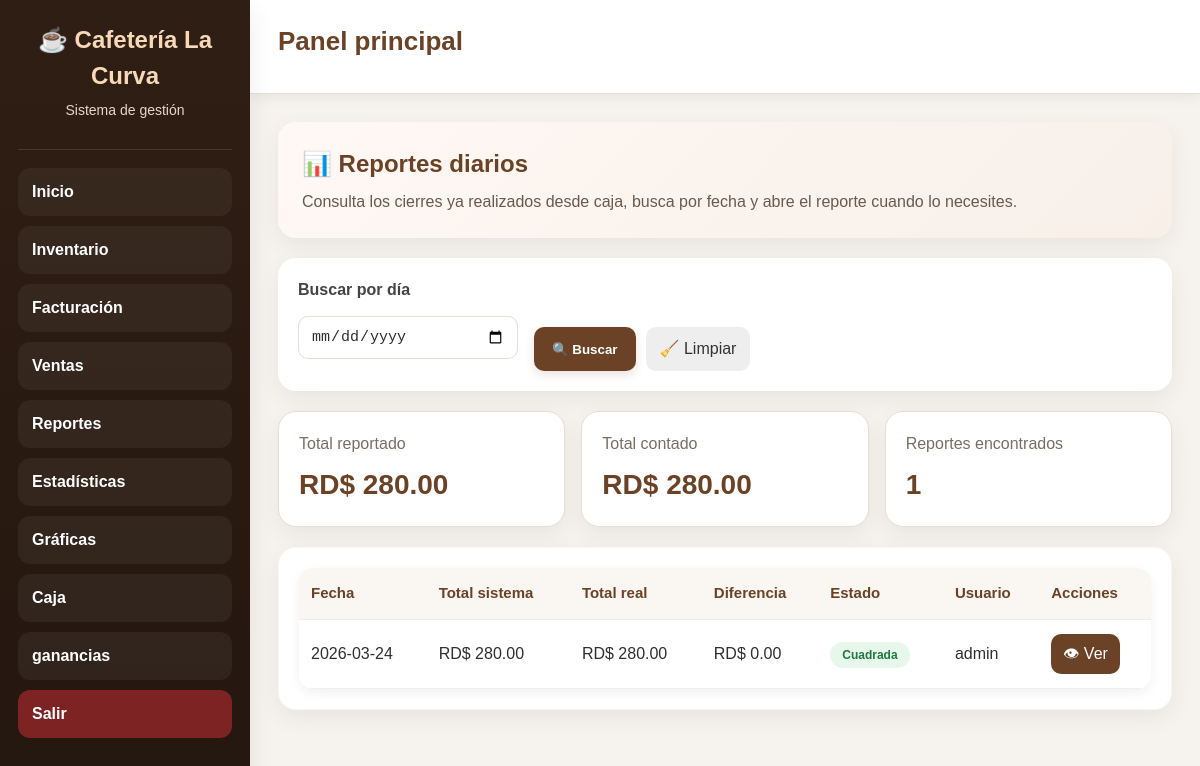
The app's page /reportes (signed in), older data.
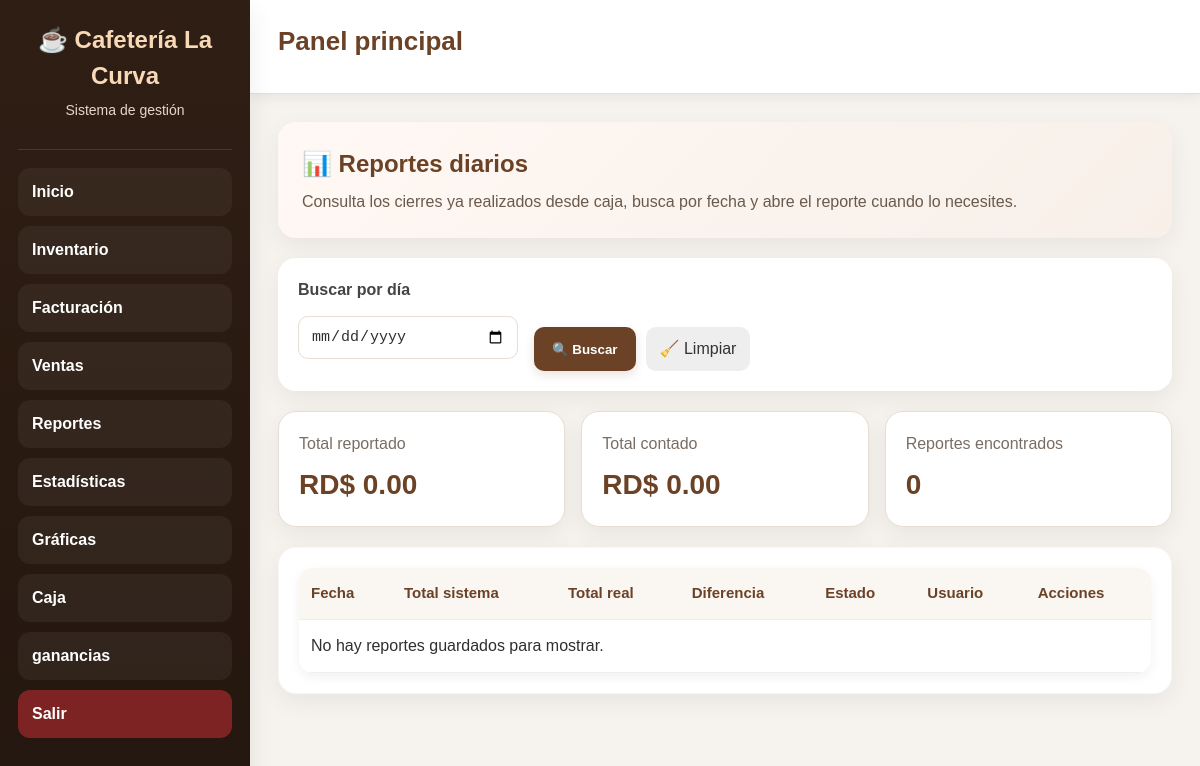
The same page, newer data.
### tables this page shows
CREATE TABLE cierres_caja(
            id INTEGER PRIMARY KEY AUTOINCREMENT,
            fecha_cierre DATE,
            total_sistema REAL,
            total_real REAL,
            diferencia REAL,
            estado TEXT,
            cant_5 INTEGER DEFAULT 0,
            cant_10 INTEGER DEFAULT 0,
            cant_25 INTEGER DEFAULT 0,
            cant_50 INTEGER DEFAULT 0,
            cant_100 INTEGER DEFAULT 0,
            cant_200 INTEGER DEFAULT 0,
            cant_500 INTEGER DEFAULT 0,
            cant_1000 INTEGER DEFAULT 0,
            cant_2000 INTEGER DEFAULT 0,
            observaciones TEXT DEFAULT '',
            usuario TEXT DEFAULT '',
            creado_en DATETIME DEFAULT CURRENT_TIMESTAMP
        );

### app.py (the view)
@app.route("/reportes", methods=["GET", "POST"])
def reportes():
    if "usuario" not in session:
        return redirect("/")
    conn = None
    try:
        conn = conectar_seguro()
        c = conn.cursor()
        fecha_buscar = request.form.get("fecha_buscar") if request.method == "POST" else request.args.get("fecha_buscar")
        query = """
            SELECT id, fecha_cierre, total_sistema, total_real, diferencia, estado, usuario, creado_en, observaciones
            FROM cierres_caja
        """
        params = []
        if fecha_buscar:
            query += " WHERE fecha_cierre = ?"
            params.append(fecha_buscar)
        query += " ORDER BY fecha_cierre DESC, creado_en DESC"
        c.execute(query, params)
        reportes = c.fetchall()
        total_reportado = sum(float(r[2] or 0) for r in reportes) if reportes else 0
        total_real = sum(float(r[3] or 0) for r in reportes) if reportes else 0
        return render_template(
            "reportes.html",
            reportes=reportes,
            fecha_buscar=fecha_buscar,
            total_reportado=total_reportado,
            total_real=total_real
        )
    except Exception as e:
        return f"Error en reportes: {e}"
    finally:
        if conn:
            conn.close()

### app.py (called while the page is built)
def conectar_seguro():
    conn = conectar()
    try:
        conn.execute("PRAGMA foreign_keys = ON")
    except Exception:
        pass
    return conn

@app.before_request
def proteger_rutas():
    if request.path.startswith("/static/"):
        return None
    rutas_libres = ["/"]
    if request.path not in rutas_libres and "usuario" not in session:
        return redirect("/")

### database.py (called while the page is built)
def conectar():
    database_url = os.getenv("DATABASE_URL")
    if database_url and psycopg2:
        conn = psycopg2.connect(database_url)
        conn.autocommit = False
        return ConnectionCompat(conn)
    conn = sqlite3.connect("cafeteria.db", timeout=30)
    conn.row_factory = sqlite3.Row
    return conn

### templates/reportes.html (shortened to what this page needs)
{% extends "base.html" %}
{% block content %}
<div class="reporte-wrap">
    <div class="reporte-header">
        <div>
            <h2>📊 Reportes diarios</h2>
            <p>Consulta los cierres ya realizados desde caja, busca por fecha y abre el reporte cuando lo necesites.</p>
        </div>
    </div>
    <div class="filtros-box">
        <form method="POST" class="filtros-form">
            <div class="campo">
                <label for="fecha_buscar">Buscar por día</label>
                <input type="date" name="fecha_buscar" id="fecha_buscar" value="{{ fecha_buscar if fecha_buscar else '' }}">
            </div>
            <div class="acciones-filtro">
                <button type="submit">🔍 Buscar</button>
                <a href="/reportes" class="btn-sec">🧹 Limpiar</a>
            </div>
        </form>
    </div>
    <div class="resumen-grid">
        <div class="resumen-card">
            <span>Total reportado</span>
            <h3>RD$ {{ "%.2f"|format(total_reportado) }}</h3>
        </div>
        <div class="resumen-card">
            <span>Total contado</span>
            <h3>RD$ {{ "%.2f"|format(total_real) }}</h3>
        </div>
        <div class="resumen-card">
            <span>Reportes encontrados</span>
            <h3>{{ reportes|length }}</h3>
        </div>
    </div>
    <div class="tabla-box">
        <table class="tabla-reportes">
            <thead>
                <tr>
                    <th>Fecha</th>
                    <th>Total sistema</th>
                    <th>Total real</th>
                    <th>Diferencia</th>
                    <th>Estado</th>
                    <th>Usuario</th>
                    <th>Acciones</th>
                </tr>
            </thead>
            <tbody>
                {% if reportes %}
                    {% for r in reportes %}
                    <tr>
                        <td>{{ r[1] }}</td>
                        <td>RD$ {{ "%.2f"|format(r[2] or 0) }}</td>
                        <td>RD$ {{ "%.2f"|format(r[3] or 0) }}</td>
                        <td>RD$ {{ "%.2f"|format(r[4] or 0) }}</td>
                        <td>
                            <span class="estado estado-{{ r[5] }}">
                                {{ r[5]|capitalize }}
                            </span>
                        </td>
                        <td>{{ r[6] }}</td>
                        <td>
                            <a href="/reporte/{{ r[0] }}" class="btn-mini">👁 Ver</a>
                        </td>
                    </tr>
                    {% endfor %}
                {% else %}
                    <tr>
                        <td colspan="7">No hay reportes guardados para mostrar.</td>
                    </tr>
                {% endif %}
            </tbody>
        </table>
    </div>
</div>
{% endblock %}

Row changes from the older to the newer data that the page shows:
removed cierres_caja: fecha_cierre "2026-03-24", total_sistema "280.00", total_real "280.00", diferencia "0.00", estado "Cuadrada", usuario "admin"
Text that changed along with them:
{{ "%.2f"|format(total_reportado) }}: "280.00" → "0.00"
{{ "%.2f"|format(total_real) }}: "280.00" → "0.00"
{{ reportes|length }}: "1" → "0"
text now shown: "No hay reportes guardados para mostrar."
